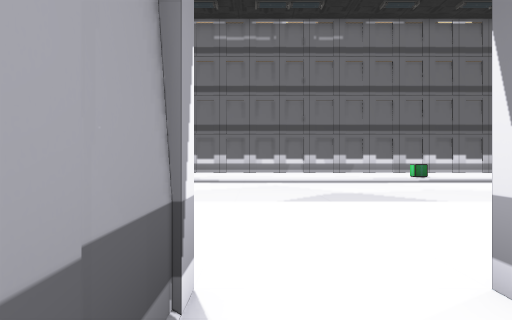
view 1 (above)

24 first-person views from a walk through a 3-D level made in the Unity game engine. The camera is 1.3 m above the floor, looks level and sees 70° across. The floor is counted in squares, 2 m on a side. Each view is taken from the middle of a square. On the plan, view 1 faces up. The plan holds only what a view shows up to about 11 squares ahead; the rest is blank. The place goes on beyond the plan. The player is left out. Some animated figures are left out. Door leaves are left out, so doorways stand open.

view 2
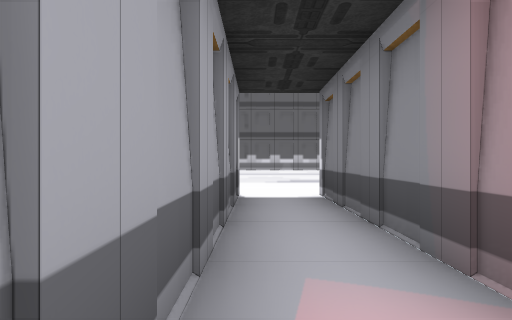

view 3
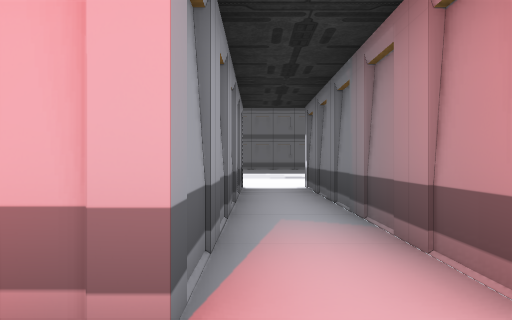

view 4
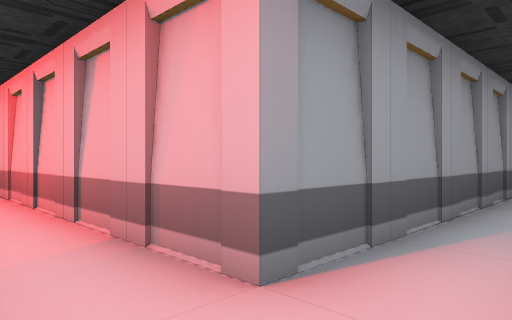

view 5
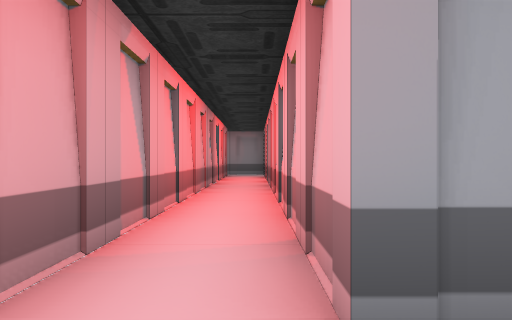

view 6
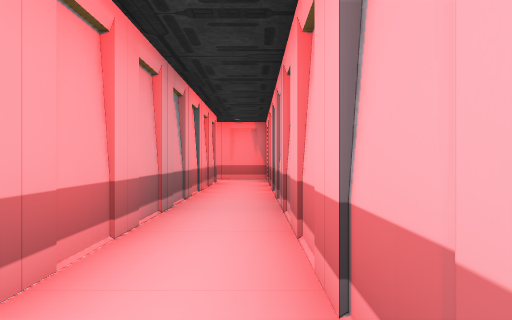

view 7
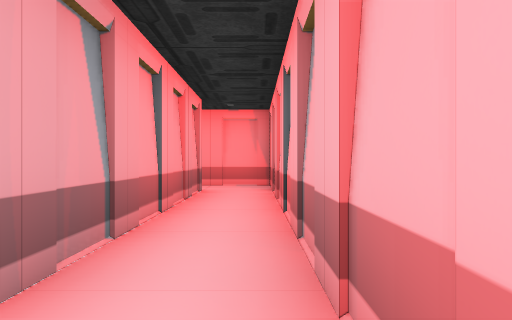

view 8
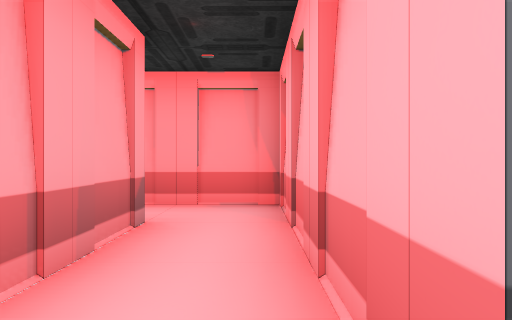

view 9
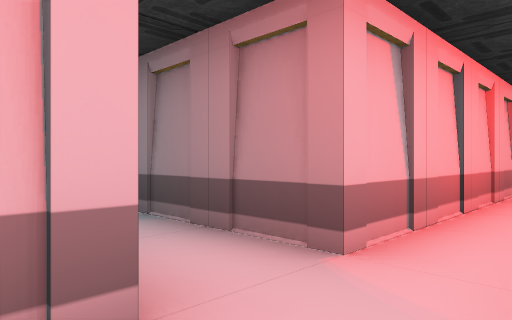

view 10
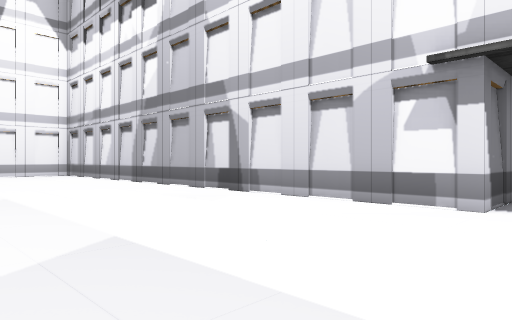

view 11
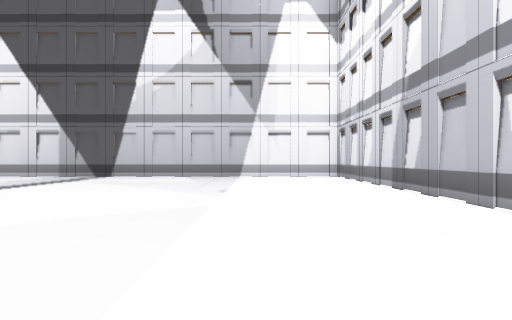

view 12
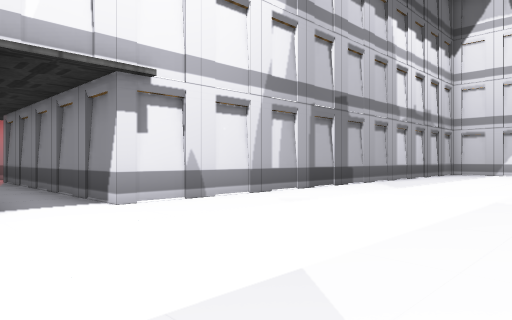

view 13
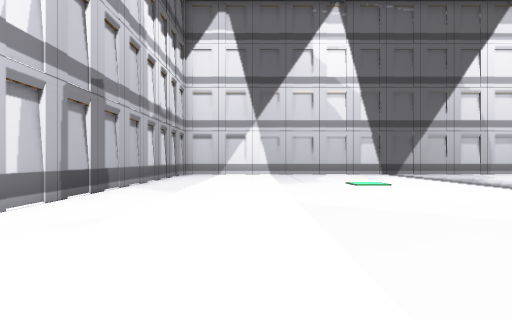

view 14
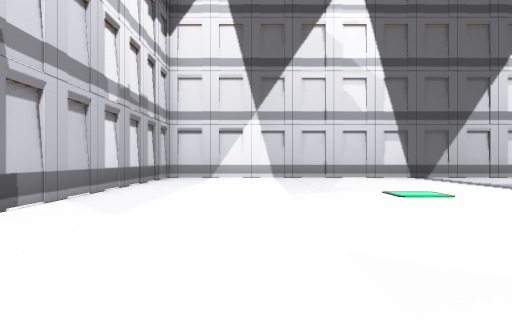

view 15
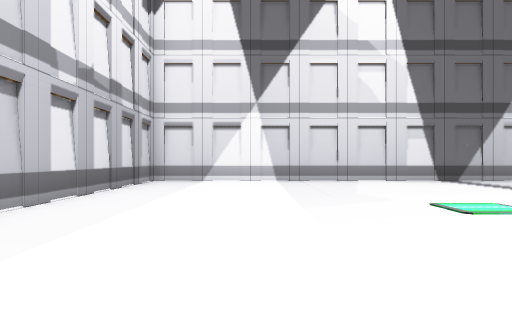

view 16
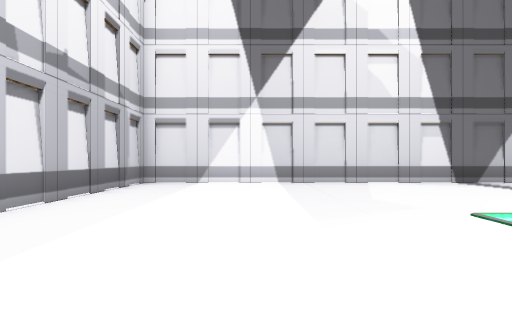

view 17
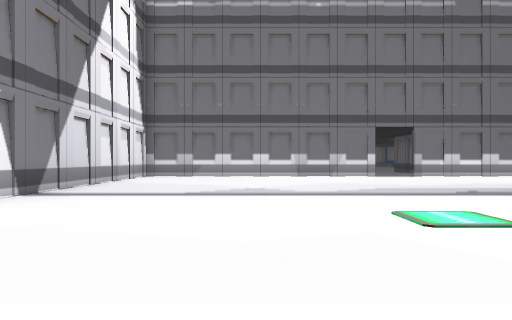

view 18
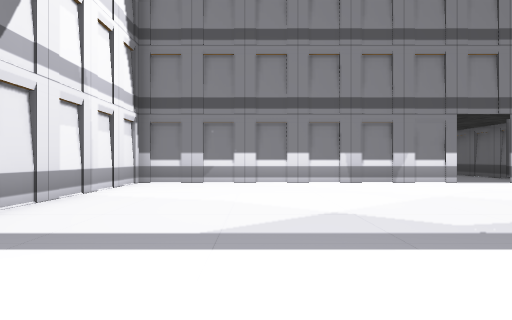

view 19
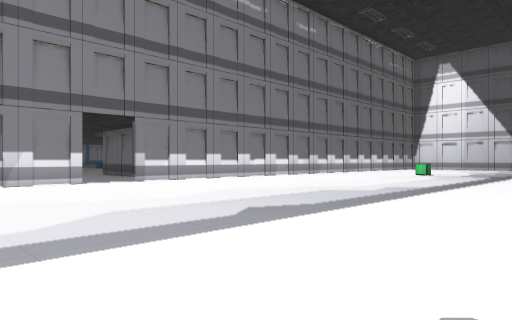

view 20
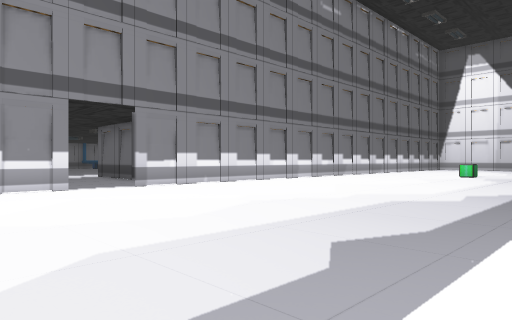

view 21
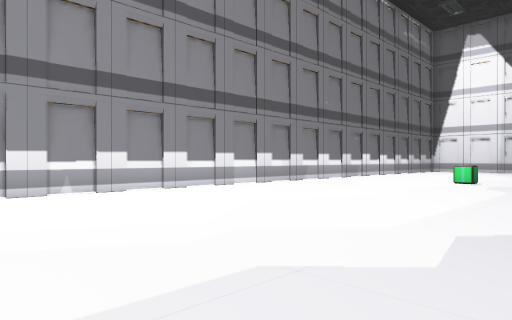

view 22
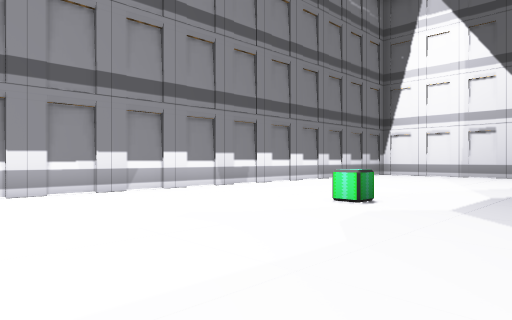

view 23
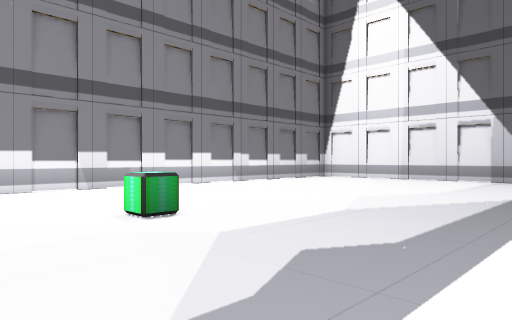

view 24
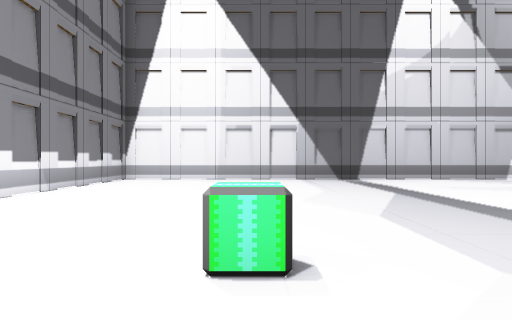

### Floor plan
Points are (right, up) in squares from view 1. A wall is a line through its corners. A room is listed if a view was taken in it or the views show most of it. See-through windows are left out.
Room 1 (views 1, 2, 3, 4, 5, 6, 7, 8, 9)
walls: (6.9, -5.6) (1.2, -5.6) (1.2, 1.8); (-0.3, 1.8) (-0.3, -5.6) (-15.4, -5.6) (-15.4, -7.8); (-13.9, -7.2) (-0.6, -7.2)
ways out: open door at (0.5, 1.5) to room 2
Room 2 (views 10, 11, 12, 13, 14, 15, 16, 17, 18, 19, 20, 21, 22, 23, 24)
walls: (1.2, 1.8) (13, 1.8); (-6.3, 18.4) (-15.4, 18.4) (-15.4, 1.8) (-0.3, 1.8); (16.2, 12.1) (16.2, 13.4); (15, 18.4) (-4.9, 18.4)
ways out: open door at (0.5, 1.5) to room 1; open door at (-5.7, 18.7)
objects: other object (6, 14)

Where each view was taken, in squares from view 1:
view 1: 0 up, 0 right, facing up
view 2: 5 down, 0 right, facing up
view 3: 7 down, 0 right, facing up
view 4: 7 down, 1 right, facing up-left
view 5: 6 down, 1 right, facing left
view 6: 6 down, 3 left, facing left
view 7: 6 down, 6 left, facing left
view 8: 6 down, 10 left, facing left
view 9: 7 down, 1 left, facing up-right
view 10: 7 up, 0 right, facing down-right
view 11: 5 up, 2 right, facing right
view 12: 7 up, 2 right, facing down-left
view 13: 5 up, 1 right, facing left
view 14: 5 up, 2 left, facing left
view 15: 5 up, 4 left, facing left
view 16: 5 up, 5 left, facing left
view 17: 4 up, 11 left, facing up
view 18: 8 up, 12 left, facing up
view 19: 8 up, 10 left, facing up-right
view 20: 10 up, 9 left, facing up-right
view 21: 11 up, 5 left, facing up-right
view 22: 11 up, 1 right, facing up-right
view 23: 10 up, 4 right, facing up-right
view 24: 14 up, 4 right, facing right
